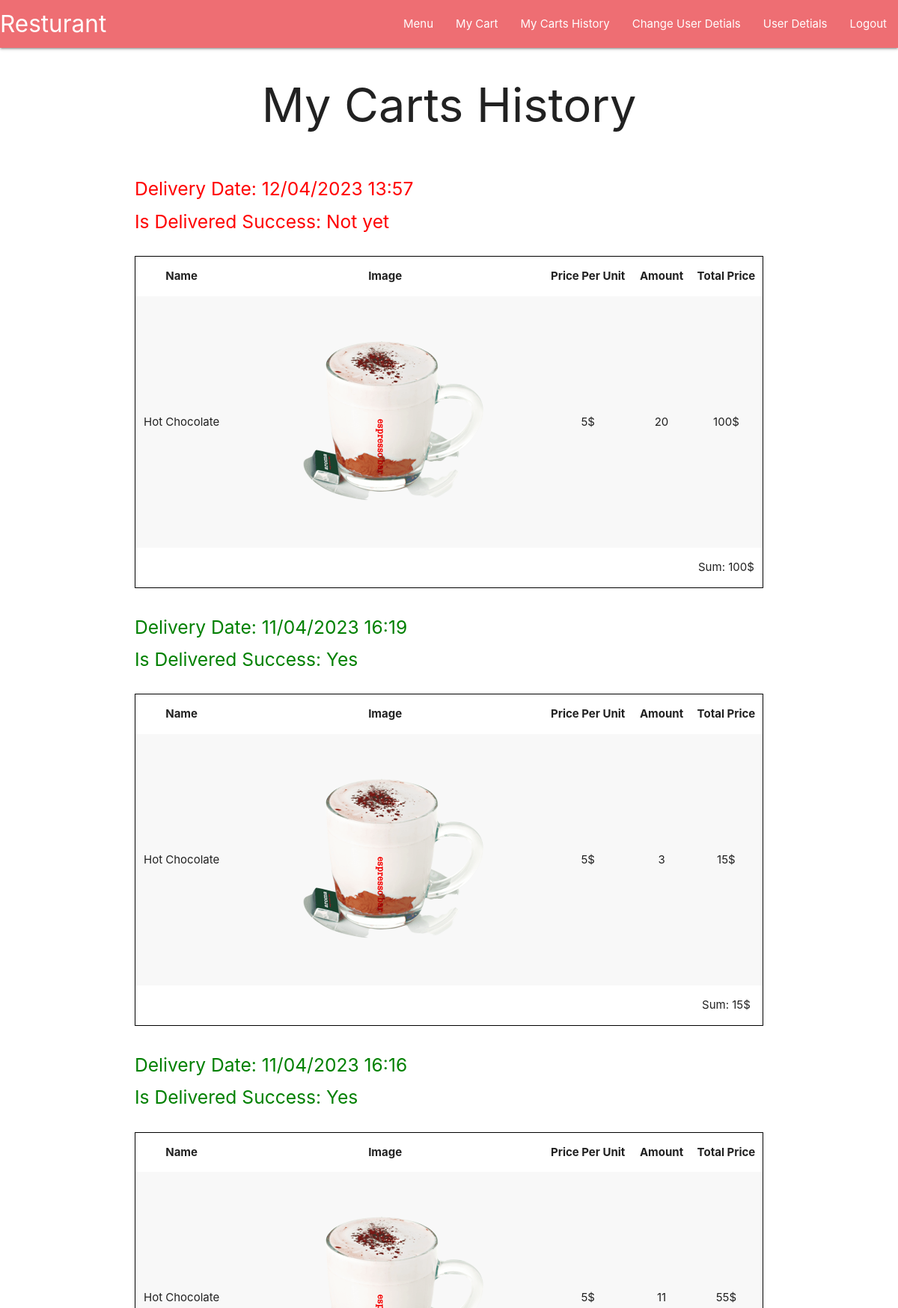
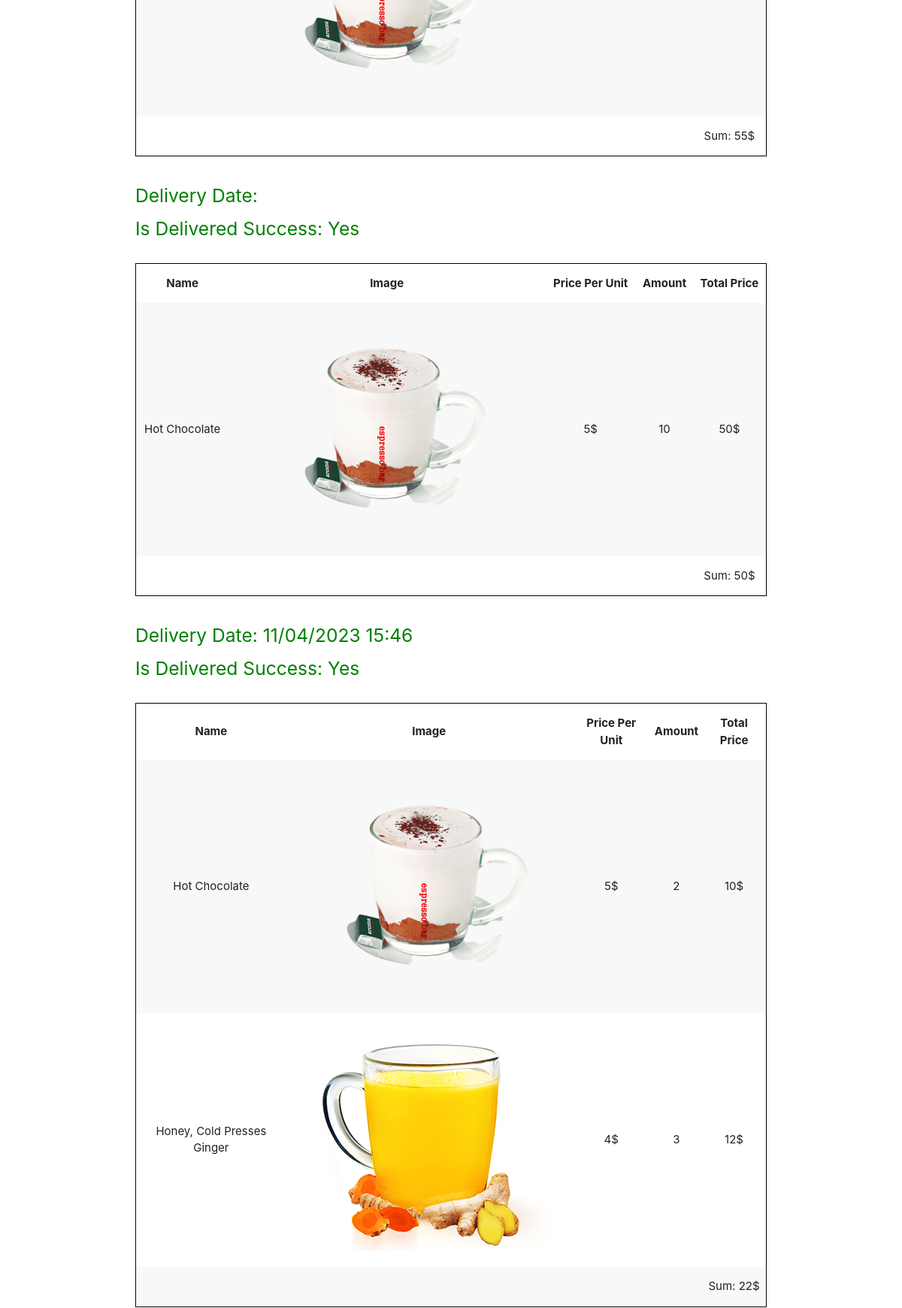
Page /cart/history (signed in, upper part) on the committed database (2 pictures, top to bottom).
### cart/models.py (models this page shows, shortened)
class Cart(models.Model):
    user = models.ForeignKey(User,on_delete=models.CASCADE)

### delivery/models.py (models this page shows, shortened)
class Delivery(models.Model):
    order_id = models.OneToOneField(Cart,on_delete=models.CASCADE,primary_key=True)
    is_delivered = models.BooleanField(default=False)
    address = models.CharField(max_length=200)
    comment = models.TextField()
    created = models.DateTimeField(auto_now_add=True,null=True,blank=True)

### items/models.py (models this page shows)
class Item(models.Model):
    dish = models.ForeignKey(Dish,on_delete=models.CASCADE)
    cart = models.ForeignKey(Cart,on_delete=models.CASCADE)
    amount = models.PositiveIntegerField(default=1, validators=[MinValueValidator(1)])

### dish/models.py (models this page shows, shortened)
class Dish(models.Model):
    name = models.CharField(max_length=200)
    price = models.PositiveIntegerField(default=1, validators=[MinValueValidator(1)])
    description = models.TextField(blank=True)
    image = models.TextField(blank=True)
    is_gluten_free = models.BooleanField()
    is_vegeterian = models.BooleanField()
    category = models.ForeignKey(Category,on_delete=models.CASCADE)

### cart/views.py (the view)
# urls.py: path("history",views.show_carts_history,name="show-carts-history"),
@login_required(login_url="login")
def show_carts_history(request):
    carts = list(Cart.objects.filter(user_id=request.user.id))[:-1]
    delivery_date_list = []
    delivery_success_list = []
    carts_with_history = []
    sum_list = []
    for current_cart in carts:
        items = Item.objects.filter(cart_id=current_cart.id)
        if len(items) == 0:
            continue
        else:
            delivery_date_list.append(current_cart.delivery.created)
            delivery_success_list.append(int(current_cart.delivery.is_delivered) == 1)
            carts_with_history.append(current_cart)
            items = Item.objects.filter(cart_id=current_cart.id)
            total = 0
            for item in items:
                total += int(item.amount) * int(item.dish.price)
            sum_list.append(total)
    if len(carts_with_history) == 0:
        return render(request,'cart/show_carts_history.html',{"non_carts_history": True})
    else:
        history_sum_date_success_lists = zip(carts_with_history[::-1],sum_list[::-1],delivery_date_list[::-1],delivery_success_list[::-1])
        return render(request,'cart/show_carts_history.html',
                    {"history_sum_date_success_lists":history_sum_date_success_lists})

### cart/templates/cart/show_carts_history.html
{%extends 'layouts/layout.html'%}
{% load static %}
{% block content %}
{% include 'common/navbar_login_user.html' %}
<h1 style="text-align: center;">My Carts History</h1>
{% if non_carts_history %}
    <h3 style="text-align: center;color: brown;">You not have carts history yet</h3>
{% else %}
    <div class="container" >
        {% for cart,sum,delivery_date,delivery_success in history_sum_date_success_lists %}
        {% if delivery_success %}
            <br>
            <h5 style="color: green;">Delivery Date: {{delivery_date | date:"d/m/Y H:i"}}</h5>
            <h5 style="color: green;">Is Delivered Success: Yes</h5>
            <br>
        {% else %}
            <br>
            <h5 style="color: red;">Delivery Date: {{delivery_date | date:"d/m/Y H:i"}}</h5>
            <h5 style="color: red;">Is Delivered Success: Not yet</h5>
            <br>
        {% endif %}
        <table class="striped centered" style="border: 1px solid black;">
            <thead>
            <tr>
                <th>Name</th>
                <th>Image</th>
                <th>Price Per Unit</th>
                <th>Amount</th>
                <th>Total Price</th>
            </tr>
            </thead>
            <tbody>
                {% for item in cart.item_set.all %}
                    <tr>
                        <td>{{item.dish.name}}</td>
                        <td><img src="{{item.dish.image}}"></td>
                        <td>{{item.dish.price}}$</td>
                        <td>{{item.amount}}</td>
                        <td>{% widthratio item.amount 1 item.dish.price %}$</td>
                    </tr>
                {% endfor %}
                <tr>
                    <td></td>
                    <td></td>
                    <td></td>
                    <td></td>
                    <td>Sum: {{sum}}$</td>
                </tr>
            </tbody>
        </table>
        {% endfor %}
    </div>
    {% endif %}
{% endblock content %}

### rows in the picture
Cart: created "12/04/2023 13:57", sum "100"
Item: dish.name "Hot Chocolate", dish.image (picture), dish.price "5", amount "20", amount+dish "100"
Cart: created "11/04/2023 16:19", sum "15"
Item: dish.name "Hot Chocolate", dish.image (picture), dish.price "5", amount "3", amount+dish "15"
Cart: created "11/04/2023 16:16", sum "55"
Item: dish.name "Hot Chocolate", dish.image (picture), dish.price "5", amount "11", amount+dish "55"
Cart: sum "50"
Item: dish.name "Hot Chocolate", dish.image (picture), dish.price "5", amount "10", amount+dish "50"
Cart: created "11/04/2023 15:46", sum "22"
Item: dish.name "Hot Chocolate", dish.image (picture), dish.price "5", amount "2", amount+dish "10"
Item: dish.name "Honey, Cold Presses Ginger", dish.image (picture), dish.price "4", amount "3", amount+dish "12"
